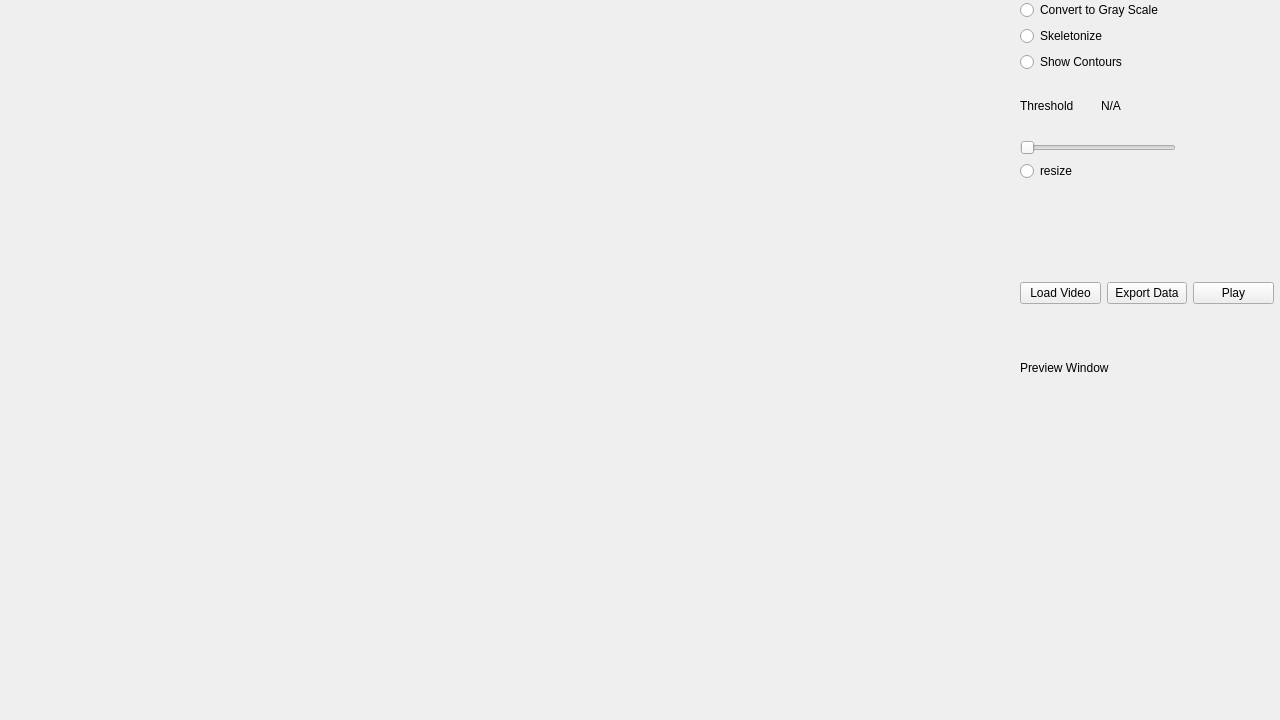
<?xml version="1.0" encoding="UTF-8"?>
<ui version="4.0">
 <class>MainWindow</class>
 <widget class="QWidget" name="MainWindow">
  <property name="geometry">
   <rect>
    <x>0</x>
    <y>0</y>
    <width>1280</width>
    <height>720</height>
   </rect>
  </property>
  <property name="windowTitle">
   <string>MainWindow</string>
  </property>
  <widget class="QWidget" name="widget_2" native="true">
   <property name="geometry">
    <rect>
     <x>1020</x>
     <y>0</y>
     <width>156</width>
     <height>181</height>
    </rect>
   </property>
   <layout class="QVBoxLayout" name="verticalLayout_2">
    <item>
     <widget class="QRadioButton" name="convertGrayScale">
      <property name="text">
       <string>Convert to Gray Scale</string>
      </property>
     </widget>
    </item>
    <item>
     <widget class="QRadioButton" name="skeletonize">
      <property name="text">
       <string>Skeletonize</string>
      </property>
     </widget>
    </item>
    <item>
     <widget class="QRadioButton" name="showContours">
      <property name="text">
       <string>Show Contours</string>
      </property>
     </widget>
    </item>
    <item>
     <layout class="QVBoxLayout" name="verticalLayout">
      <item>
       <layout class="QHBoxLayout" name="horizontalLayout">
        <item>
         <widget class="QLabel" name="label">
          <property name="text">
           <string>Threshold</string>
          </property>
         </widget>
        </item>
        <item>
         <widget class="QLabel" name="label_2">
          <property name="text">
           <string>N/A</string>
          </property>
         </widget>
        </item>
       </layout>
      </item>
      <item>
       <widget class="QSlider" name="horizontalSlider">
        <property name="orientation">
         <enum>Qt::Horizontal</enum>
        </property>
       </widget>
      </item>
     </layout>
    </item>
    <item>
     <widget class="QRadioButton" name="radioButton">
      <property name="text">
       <string>resize</string>
      </property>
     </widget>
    </item>
   </layout>
  </widget>
  <widget class="QLabel" name="videoFrame">
   <property name="geometry">
    <rect>
     <x>10</x>
     <y>0</y>
     <width>1000</width>
     <height>650</height>
    </rect>
   </property>
   <property name="text">
    <string/>
   </property>
  </widget>
  <widget class="QWidget" name="layoutWidget">
   <property name="geometry">
    <rect>
     <x>1020</x>
     <y>280</y>
     <width>254</width>
     <height>26</height>
    </rect>
   </property>
   <layout class="QHBoxLayout" name="horizontalLayout_2">
    <item>
     <widget class="QPushButton" name="loadVideo">
      <property name="text">
       <string>Load Video</string>
      </property>
     </widget>
    </item>
    <item>
     <widget class="QPushButton" name="exportVideo">
      <property name="text">
       <string>Export Data</string>
      </property>
     </widget>
    </item>
    <item>
     <widget class="QPushButton" name="playPause">
      <property name="text">
       <string>Play</string>
      </property>
     </widget>
    </item>
   </layout>
  </widget>
  <widget class="QLabel" name="previewWindow">
   <property name="geometry">
    <rect>
     <x>1020</x>
     <y>390</y>
     <width>251</width>
     <height>191</height>
    </rect>
   </property>
   <property name="text">
    <string/>
   </property>
  </widget>
  <widget class="QLabel" name="previewWindowText">
   <property name="geometry">
    <rect>
     <x>1020</x>
     <y>360</y>
     <width>121</width>
     <height>16</height>
    </rect>
   </property>
   <property name="text">
    <string>Preview Window</string>
   </property>
  </widget>
 </widget>
 <resources/>
 <connections/>
</ui>
